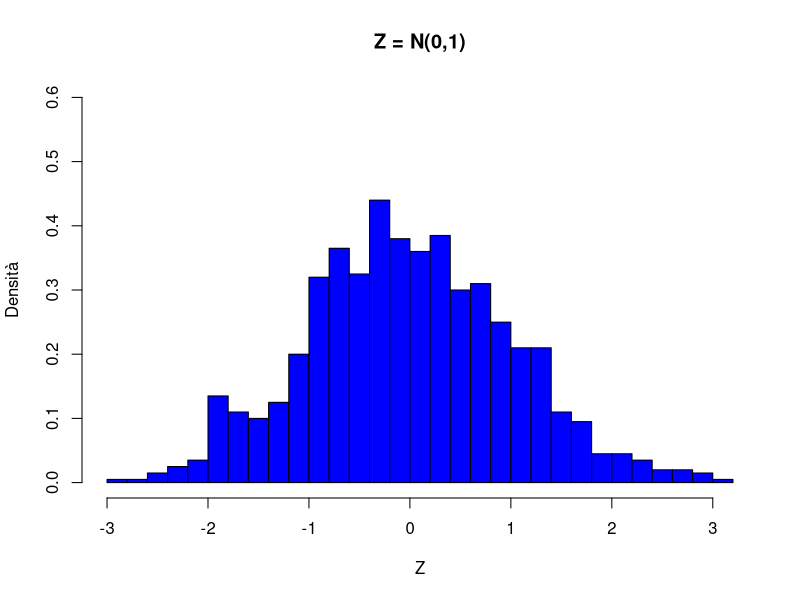
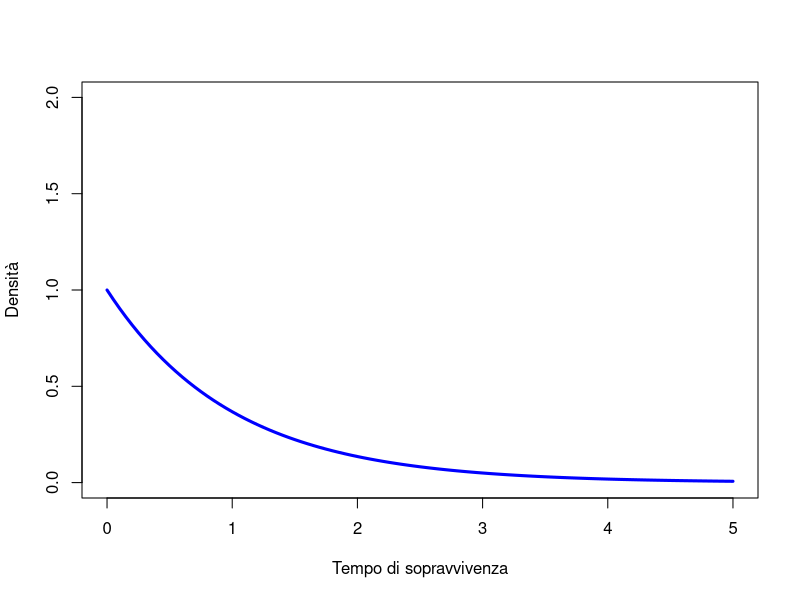
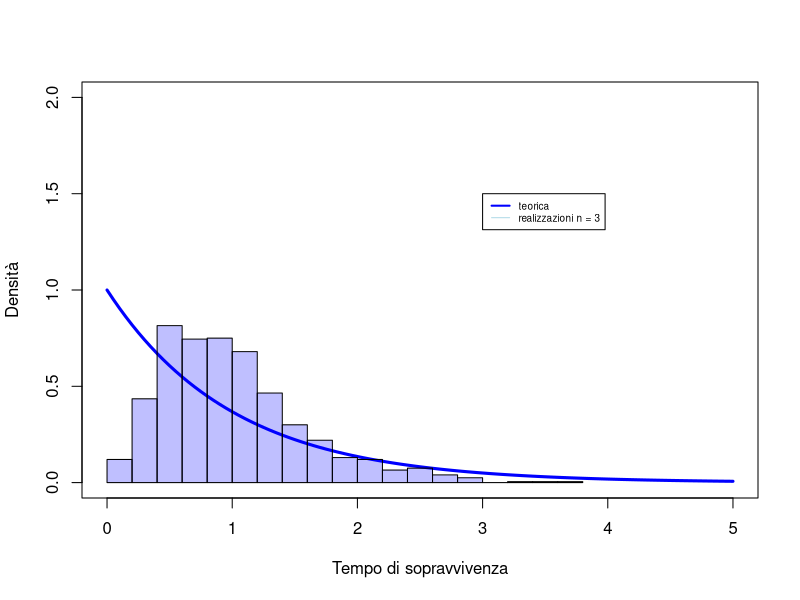
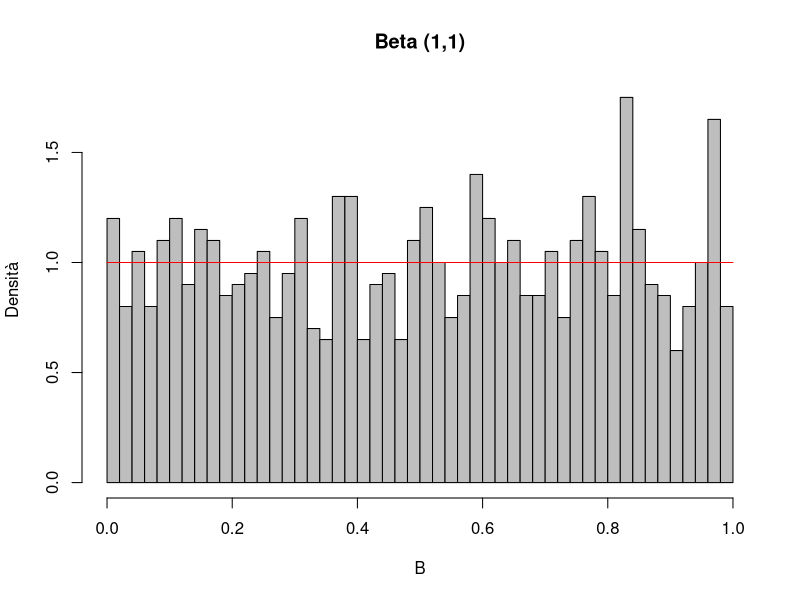
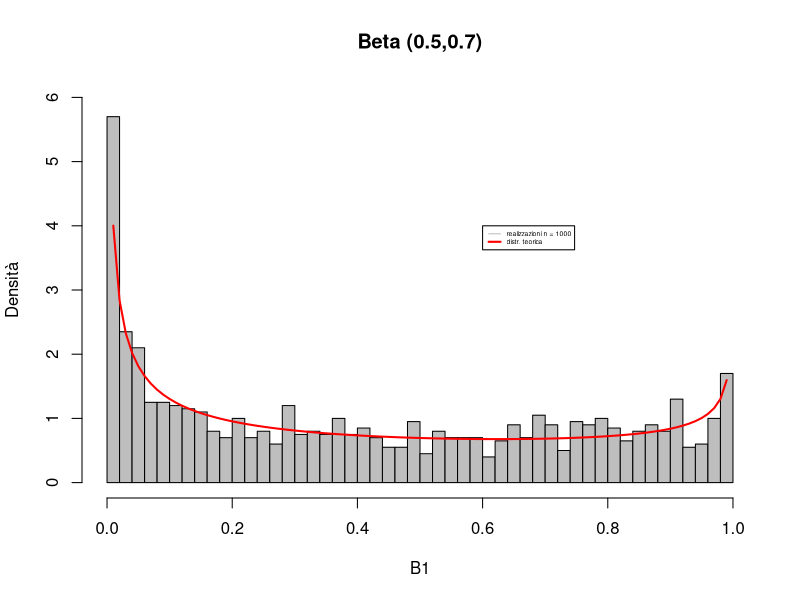
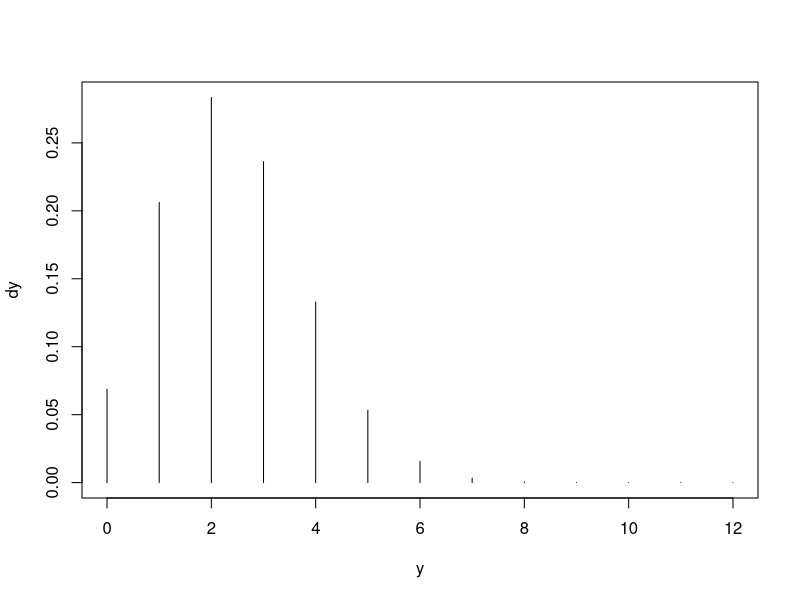
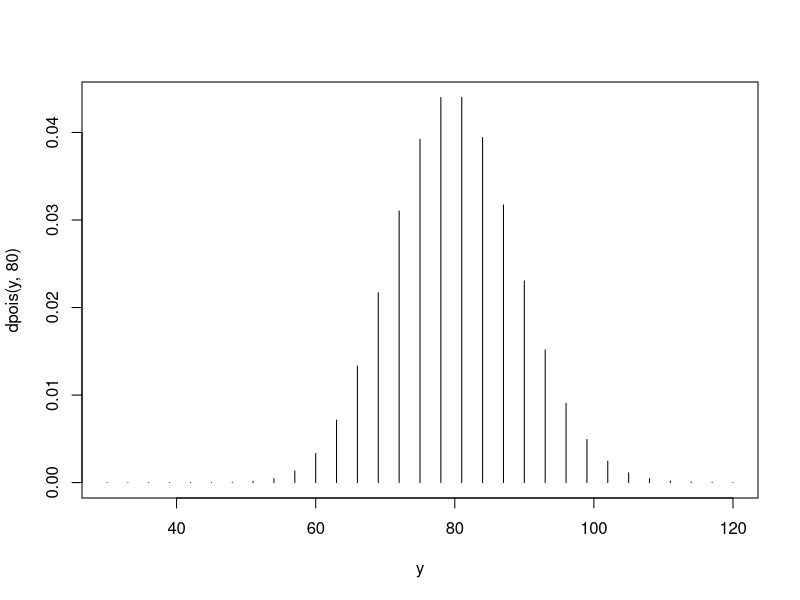

R code for these plots, in order:
## ---- chunk 1
knitr::opts_chunk$set(echo = TRUE)
## ---- chunk 2
rnorm(10, 0, 1)
## ---- chunk 3
n <- 1000
set.seed(27732)
Z <- rnorm(1000)
mean(Z); sd(Z)
hist(Z, 
     breaks = 30,
     freq=FALSE,
     main="Z = N(0,1)",
     col ="blue",
     ylab="Densità",
     ylim =c(0,0.6))
## ---- chunk 4
rnorm(10,mean = 4, sd = 4 )
## ---- chunk 5
x<-seq(0,5,length=101)
head(x)
h<-dexp(x,rate = 1)
head(h)
## ---- chunk 6
plot(x,h,
     type="l", 
     col = "blue",
     lwd = 3, 
     ylim = c(0,2),
     xlab = "Tempo di sopravvivenza", 
     ylab = "Densità")
## ---- chunk 7
n <- 3
m <- rep(0, 1000)
for(i in 1:1000){
  m[i]<-mean(rexp(n, rate=1))
  }
head(m)
## ---- chunk 8
plot(x,
     h,
     type="l", 
     col = "blue",
     lwd = 3, 
     ylim = c(0,2),
     xlab = "Tempo di sopravvivenza", 
     ylab = "Densità")
hist(m, 
     prob= T, 
     add=T, 
     col = rgb(0,0,1,1/4), 
     breaks = 25)
legend(3, 1.5, 
       c("teorica", "realizzazioni n = 3"),
       col = c("blue", "lightblue"),
       lty = c(1,1),
       lwd = c(2,1),
       cex = 0.6)
## ---- chunk 9
n<-1000
set.seed(27732)
alpha <- 1
beta<- 1
B <- rbeta(n,alpha,beta)
summary(B)
## ---- chunk 10
hist(B,
  breaks = 50,
  freq=FALSE,
  main="Beta (1,1)",
  col ="grey",
  ylab="Densità"
)
curve(dbeta(x,1,1),
  col = "red",
  add = TRUE )
## ---- chunk 11
alpha <- 0.5
beta  <- 0.7
B1    <- rbeta(n,alpha,beta)
#
hist(B1,
  breaks = 50,
  freq=FALSE,
  main="Beta (0.5,0.7)",
  col ="grey",
  ylab="Densità",
  ylim=c(0,6)
)
#
curve(dbeta(x,alpha,beta),
    col = "red",
    add = TRUE, 
    lwd=2 )
legend(0.6,4, c("realizzazioni n = 1000", "distr. teorica"),
    col = c("grey", "red"),
    lty = c(1,1),
    lwd = c(1,2),
    cex = 0.4)
## ---- chunk 12
y= seq(0, 12, 1); y
dy <- dbinom(y,12,0.2); dy

plot(y, dy, type="h")
## ---- chunk 13
set.seed(123)
rbinom(1, 8, 0.20)
## ---- chunk 14
rbinom(8, 1, 0.20)
## ---- chunk 15
y = seq(30, 120, 3)
plot(y, dpois(y, 80), type='h')
## ---- chunk 16
set.seed(163)
y <- rpois(100, 22); y
mean(y)

var(y)
